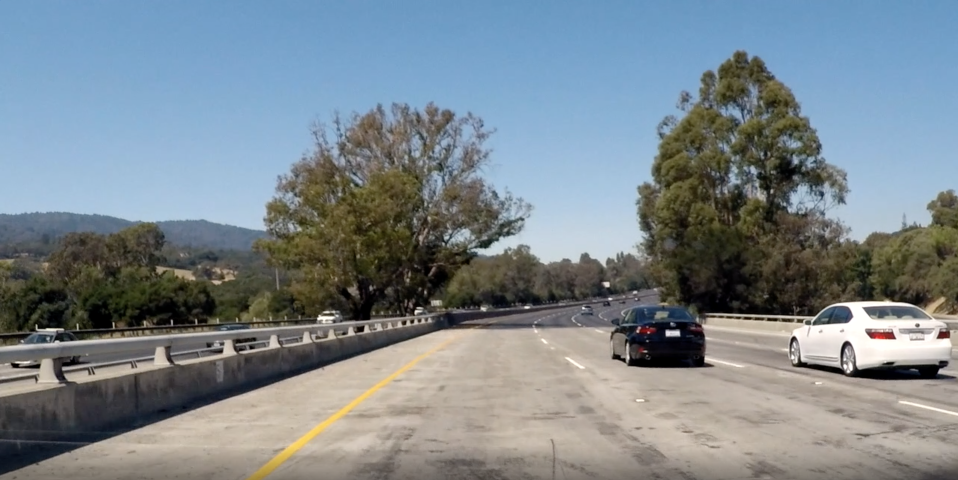
#> input picture test_images/hard.png, 1916 x 960 px (shown at 1/2 size); its folder holds only this picture in this run
$ jupyter execute --allow-errors P1.ipynb   (shell and % lines are left out)
#> lines starting #> are read from the running program, lines starting #| are printed output that depends on the picture; after the words box and inside, x2 and y2 are one past the last pixel; in counts of white or black regions, pixels touching at a corner belong together
# Self-Driving Car Engineer Nanodegree

## Project: **Finding Lane Lines on the Road**
***
In this project, you will use the tools you learned about in the lesson to identify lane lines on the road.  You can develop your pipeline on a series of individual images, and later apply the result to a video stream (really just a series of images). Check out the video clip "raw-lines-example.mp4" (also contained in this repository) to see what the output should look like after using the helper functions below.

Once you have a result that looks roughly like "raw-lines-example.mp4", you'll need to get creative and try to average and/or extrapolate the line segments you've detected to map out the full extent of the lane lines.  You can see an example of the result you're going for in the video "P1_example.mp4".  Ultimately, you would like to draw just one line for the left side of the lane, and one for the right.

In addition to implementing code, there is a brief writeup to complete. The writeup should be completed in a separate file, which can be either a markdown file or a pdf document. There is a [write up template](https://github.com/udacity/CarND-LaneLines-P1/blob/master/writeup_template.md) that can be used to guide the writing process. Completing both the code in the Ipython notebook and the writeup template will cover all of the [rubric points](https://review.udacity.com/#!/rubrics/322/view) for this project.

---
Let's have a look at our first image called 'test_images/solidWhiteRight.jpg'.  Run the 2 cells below (hit Shift-Enter or the "play" button above) to display the image.

**Note: If, at any point, you encounter frozen display windows or other confounding issues, you can always start again with a clean slate by going to the "Kernel" menu above and selecting "Restart & Clear Output".**

---

**The tools you have are color selection, region of interest selection, grayscaling, Gaussian smoothing, Canny Edge Detection and Hough Tranform line detection.  You  are also free to explore and try other techniques that were not presented in the lesson.  Your goal is piece together a pipeline to detect the line segments in the image, then average/extrapolate them and draw them onto the image for display (as below).  Once you have a working pipeline, try it out on the video stream below.**

---

<figure>

 <figcaption>
 <p></p>
 <p style="text-align: center;"> Your output should look something like this (above) after detecting line segments using the helper functions below </p>
 </figcaption>
</figure>
 <p></p>
<figure>

 <figcaption>
 <p></p>
 <p style="text-align: center;"> Your goal is to connect/average/extrapolate line segments to get output like this</p>
 </figcaption>
</figure>

**Run the cell below to import some packages.  If you get an `import error` for a package you've already installed, try changing your kernel (select the Kernel menu above --> Change Kernel).  Still have problems?  Try relaunching Jupyter Notebook from the terminal prompt.  Also, consult the forums for more troubleshooting tips.**

## Import Packages

[cell 1]
#importing some useful packages
import matplotlib.pyplot as plt
import matplotlib.image as mpimg
import numpy as np
import cv2
import math
from enum import Enum

## Read in an Image

#> (a cell that did not finish here is left out)

## Ideas for Lane Detection Pipeline

**Some OpenCV functions (beyond those introduced in the lesson) that might be useful for this project are:**

`cv2.inRange()` for color selection
`cv2.fillPoly()` for regions selection
`cv2.line()` to draw lines on an image given endpoints
`cv2.addWeighted()` to coadd / overlay two images
`cv2.cvtColor()` to grayscale or change color
`cv2.imwrite()` to output images to file
`cv2.bitwise_and()` to apply a mask to an image

**Check out the OpenCV documentation to learn about these and discover even more awesome functionality!**

[cell 3]
import ipywidgets as widgets

from IPython.display import display

slider1 = widgets.IntSlider()


def on_slider1_value_change(change):
    print(slider1.value)

slider1.observe(on_slider1_value_change, 'value')

display(slider1)

[cell 4]
viewport_left_x = 400
viewport_right_x = 550
viewport_y = 320
mid_of_viewport_x = math.floor(((viewport_right_x - viewport_left_x)/2) + viewport_left_x)

class Lanes:
    def __init__(self):
        self.x = 0

    # [49 lines left out: functions draw_left_lane, draw_right_lane, draw_to, not called in this run]


Lanes.last_left_lane = None
Lanes.last_right_lane = None


class LoadAs(Enum):
    Grayscale = 1
    ColorBGR = 2
    ColorRGB = 3
    ColorHSV = 4
    ColorHSL = 5

class CvImage:
    def __init__(self):
        self.load_as = None
        self.image_data = np.array([], dtype=np.int32)

    @staticmethod
    def create_black_image(width, height, channel_count = 3):
        image_data = np.zeros((height, width, channel_count), np.uint8)

        return CvImage.from_cv_image_data(image_data, LoadAs.ColorBGR)

    @staticmethod
    def load_from_file(filepath, load_as = LoadAs.ColorBGR):
#> called with filepath = 'test_images/hard.png'
        instance = CvImage()
        instance.load_as = load_as
        if load_as == LoadAs.Grayscale:
            instance.image_data = cv2.imread(filepath, cv2.IMREAD_GRAYSCALE)
        else:
            instance.image_data = cv2.imread(filepath)
#> instance.image_data is the input picture: shape (960, 1916, 3); mean B, G, R 141, 134.4, 123.6

        return instance

    @staticmethod
    def from_cv_image_data(cv_image_data, load_as = LoadAs.ColorBGR):

#         if cv_image_data.shape[0] == 0:
#             return None

        instance = CvImage()
        instance.load_as = load_as
        instance.image_data = cv_image_data

        return instance

    @staticmethod
    def load_from_image_data(cv_image_data, load_as = LoadAs.ColorBGR):
        return CvImage.from_cv_image_data(cv_image_data, load_as)

    # [16 lines left out: functions _get_intensity_m, darken, brighten, not called in this run]

    def height(self):
#         if self.image_data.shape[0] == 0:
#             return 0
        height, width = self.image_data.shape[:2]

        return height

    def width(self):
#         if self.image_data.shape[0] == 0:
#             return 0
        height, width = self.image_data.shape[:2]

        return width


    def channel_count(self):
#         if self.image_data.shape[0] == 0:
#             return 0
        return self.image_data.shape[2]

    # [6 lines left out: function to_grayscale, not called in this run]


    def mask_and(self, other_image):
        result = cv2.bitwise_and(self.image_data, other_image.image_data)

        return CvImage.load_from_image_data(result)

    def mask_or(self, other_image):
        result = cv2.bitwise_or(self.image_data, other_image.image_data)

        return CvImage.load_from_image_data(result)

    # [14 lines left out: functions mask_xor, mask_not, to_HSV, not called in this run]

    def to_HSL(self):
        hsv = cv2.cvtColor(self.image_data, cv2.COLOR_RGB2HLS)
#> hsv: shape (960, 1916, 3); mean of channels 0, 1, 2 62.1, 132.5, 69

        return CvImage.load_from_image_data(hsv, LoadAs.ColorHSL)

    def to_RGB(self):
        if self.load_as == LoadAs.Grayscale:
            rgb_image = cv2.cvtColor(self.image_data, cv2.COLOR_GRAY2RGB)

            return CvImage.load_from_image_data(rgb_image, LoadAs.ColorRGB)
        else:
            rgb_image = cv2.cvtColor(self.image_data, cv2.COLOR_BGR2RGB)

            return CvImage.load_from_image_data(rgb_image, LoadAs.ColorRGB)

    # [9 lines left out: functions gaussian_blur, threshold, not called in this run]

    def threshold_binary(self, black_threshold, other_color):
        return self.threshold(black_threshold, other_color, cv2.THRESH_BINARY)

    def threshold_binary_inverse(self, black_threshold, other_color):
        return self.threshold(black_threshold, other_color, cv2.THRESH_BINARY_INV)

    def threshold_truncate(self, black_threshold, other_color):
        return self.threshold(black_threshold, other_color, cv2.THRESH_TRUNC)

    def threshold_to_zero(self, black_threshold, other_color):
        return self.threshold(black_threshold, other_color, cv2.THRESH_TOZERO)

    # [44 lines left out: functions canny, houghlines, not called in this run]


    def filter_inrange(self, lower_value, upper_value):
        filtered = cv2.inRange(self.image_data, lower_value, upper_value)
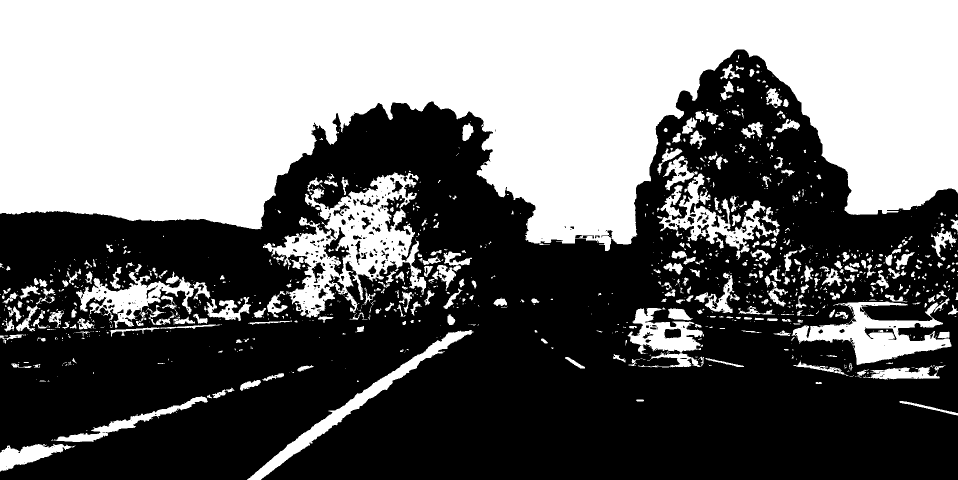
#> filtered: shape (960, 1916) (shown at 1/2 size); 44.3% white; 1137 white regions (768 under 20 px), largest, box (x1, y1, x2, y2) and area: (0, 0, 1916, 502) 658613, (526, 345, 853, 635) 34489, (1583, 595, 1903, 730) 15741
#> in filter_inrange (call 2), `filtered = cv2.inRange(self.image_data, lower_value, upper_value)`:
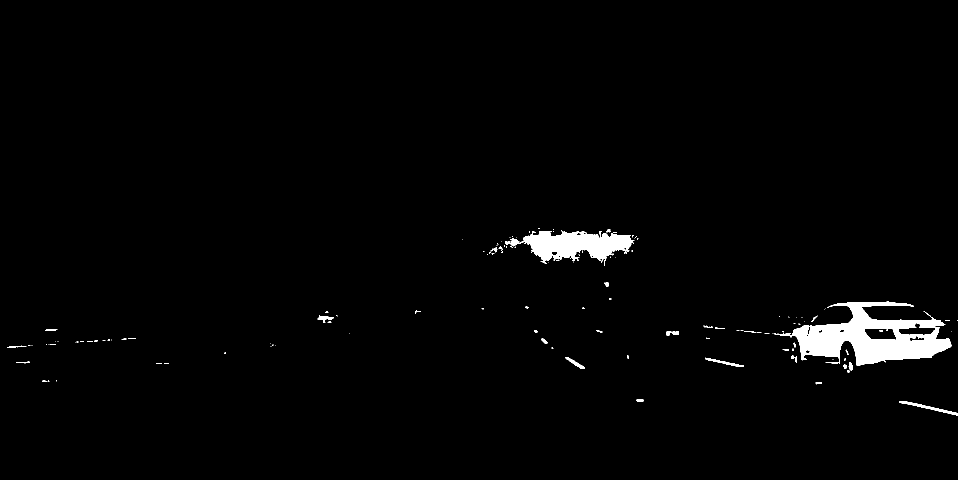
#> filtered: shape (960, 1916) (shown at 1/2 size); 1.8% white; 133 white regions (97 under 20 px), largest, box (x1, y1, x2, y2) and area: (1547, 603, 1903, 732) 20213, (1010, 460, 1269, 528) 8911, (1798, 802, 1916, 831) 593
#> in filter_inrange (call 3), `filtered = cv2.inRange(self.image_data, lower_value, upper_value)`:
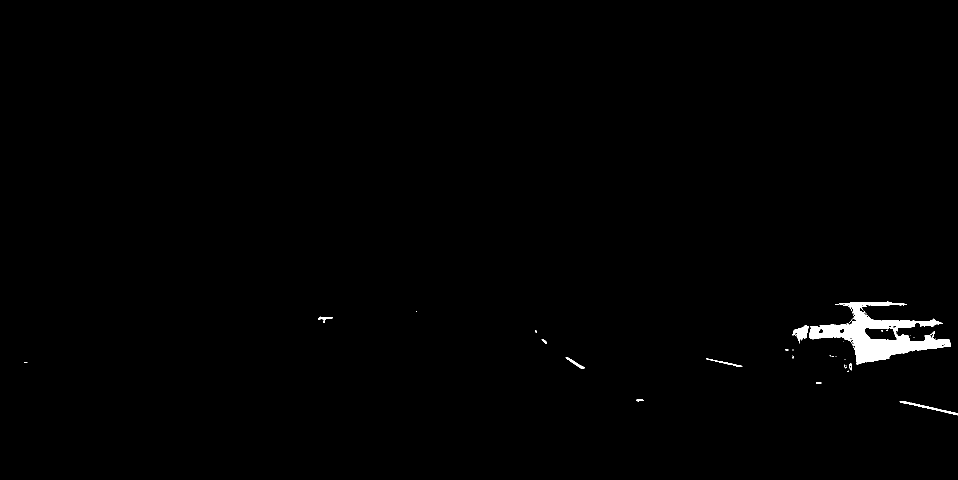
#> filtered: shape (960, 1916) (shown at 1/2 size); 0.78% white; 38 white regions (28 under 20 px), largest, box (x1, y1, x2, y2) and area: (1618, 603, 1902, 729) 12596, (1585, 651, 1618, 687) 570, (1799, 803, 1916, 831) 440
#> call 4 of filter_inrange, with lower_value = (0, 0, 100), upper_value = (255, 255, 255)
#> in filter_inrange (call 4), `filtered = cv2.inRange(self.image_data, lower_value, upper_value)`:
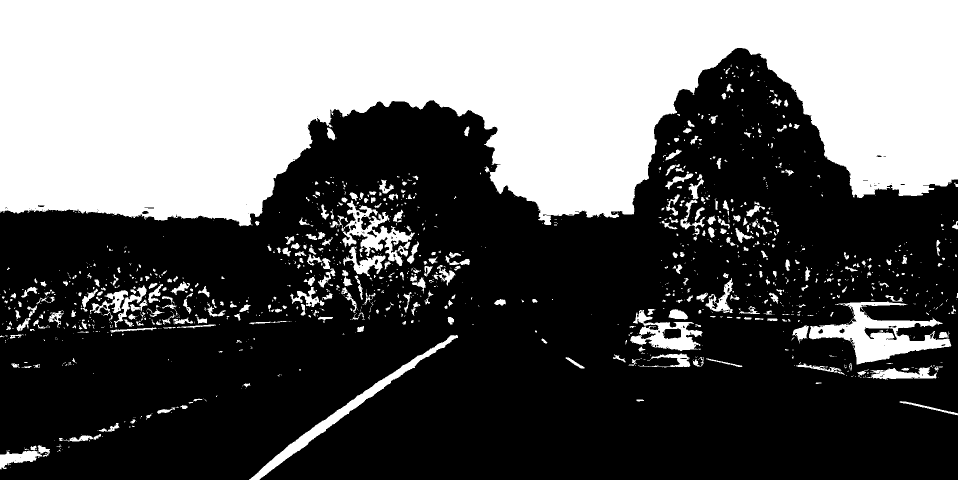
#> filtered: shape (960, 1916) (shown at 1/2 size); 38.7% white; 1287 white regions (907 under 20 px), largest, box (x1, y1, x2, y2) and area: (0, 0, 1916, 453) 627677, (1618, 603, 1903, 729) 13302, (498, 670, 916, 960) 7633
#> in width, `height, width = self.image_data.shape[:2]`: height = 960; width = 1916
#> in height, `height, width = self.image_data.shape[:2]`: height = 960; width = 1916

        return CvImage.load_from_image_data(filtered)

class Lane:
    # [12 lines left out: functions slope, contains_lines, not called in this run]


class FullLeftLanePolygon(Lane):

    # [29 lines left out: functions create_from_left_line, normalize_left_lane_right_most_point, normalize_left_lane_left_most_point, not called in this run]

class FullRightLanePolygon(Lane):

    # [29 lines left out: functions create_from_right_line, normalize_right_lane_right_most_point, normalize_right_lane_left_most_point, not called in this run]


class Viewport:

    # [11 lines left out: function y, not called in this run]

    @staticmethod
    def whole_area_polygon(image):
        height, width = image.shape[:2]
        mid_of_viewport_x = math.floor(width / 2)
        viewport_y = math.floor(height / 2) #+ 50 + 90

        if height != 720:
            viewport_y += 50
        else:
            viewport_y += 100

        viewport_right_x = mid_of_viewport_x + 30
        viewport_left_x = mid_of_viewport_x - 30
        return Polygon.create_from_array(np.array([(viewport_left_x, viewport_y), (0, height), (width, height), (viewport_right_x, viewport_y)]))


    # [27 lines left out: functions right_area_polygon, left_area_polygon, not called in this run]

    @staticmethod
    def get_mask_image(target_image):
        viewport_image = CvImage.create_black_image(target_image.width(), target_image.height(), target_image.channel_count())

        vertices = Viewport.whole_area_polygon(target_image.image_data)
        PolygonPlotter.draw_to(viewport_image, vertices.arr)

        return viewport_image


class Polygon:
    @staticmethod
    def create_from_array(arr):
        poly = Polygon(arr)

        return poly

    def __init__(self, arr):
        self.arr = arr

    # [4 lines left out: function is_point_inside, not called in this run]


class Line:
    # [12 lines left out: functions __init__, create_from_array, not called in this run]


    def abs_dx(self):
        return abs(self.dx())

    def abs_dy(self):
        return abs(self.dy())

    def dx(self):
        return self.x1 - self.x2

    def dy(self):
        return self.y1 - self.y2

    def slope(self):
        return self.dy() / self.dx()

    def is_inside(self, polygon):
        return (polygon.is_point_inside((self.x1, self.y1)) and polygon.is_point_inside((self.x2, self.y2)))


class LinePlotter:
    @staticmethod
    def draw_to(target_image, point1, point2, thickness = 4, bgr_color = (100, 255, 0)):
        cv2.line(target_image.image_data, point1, point2, bgr_color, thickness)

class CirclePlotter:
    @staticmethod
    def draw_to(target_image, center_point, radius, bgr_color = (100, 255, 0), solid_color = -1):
        cv2.circle(target_image.image_data, center_point, radius, bgr_color, solid_color)

class RectanglePlotter:
    @staticmethod
    def draw_to(target_image, left_point, right_point, bgr_color, solid_color = -2):
        cv2.rectangle(target_image.image_data, left_point, right_point, bgr_color, solid_color)

class PolygonPlotter:
    @staticmethod
    def draw_to(target_image, vertices, color_value = (255, 255, 255)):
#> called with vertices = array of shape (4, 2), color_value = (255, 255, 255)
        adapted_vertices = np.array([vertices], dtype=np.int32)
        cv2.fillPoly(target_image.image_data, adapted_vertices, color_value)
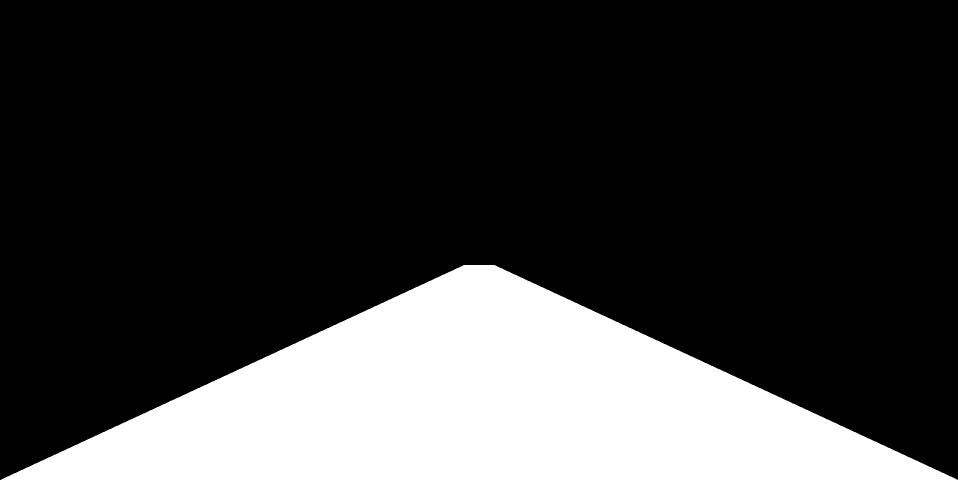
#> target_image.image_data: shape (960, 1916, 3) (shown at 1/2 size); 23.1% white; 1 white region, box (x1, y1, x2, y2) and area: (2, 530, 1915, 960) 424907


class ImageViewer:
    @staticmethod
    def display_image(cv_image):
        result = plt.imshow(cv_image.to_RGB().image_data)

        plt.colorbar()
        plt.tight_layout()
        plt.show()

        return result

import os

print(os.listdir("test_images/"))


cvimage = CvImage.load_from_file('test_images/hard.png')

# yellow_mask = cvimage.to_HSL().filter_inrange(np.array([50, 158, 79]),np.array([105, 254, 255]))
yellow_mask = cvimage.to_HSL().filter_inrange(np.array([0, 0, 75]),np.array([255, 255, 255]))
white_mask = cvimage.to_HSL().filter_inrange(np.array([0, 211, 0]),np.array([255, 255, 255]))
mask1 = cvimage.to_HSL().filter_inrange(np.array([0, 229, 103]),np.array([255, 255, 255]))
mask2 = cvimage.to_HSL().filter_inrange((0, 0, 100),(255,255,255))


dark_image = mask1.mask_or(mask2).to_RGB().mask_and(Viewport.get_mask_image(cvimage))
#> in mask_and, `result = cv2.bitwise_and(self.image_data, other_image.image_data)`:
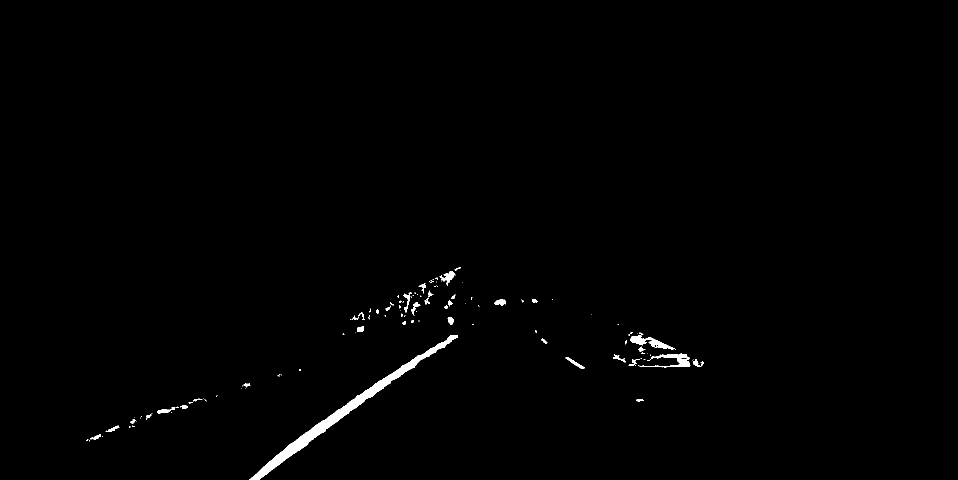
#> result: shape (960, 1916, 3) (shown at 1/2 size); 0.71% white; 131 white regions (92 under 20 px), largest, box (x1, y1, x2, y2) and area: (498, 670, 916, 960) 7633, (1279, 707, 1381, 735) 946, (1260, 665, 1352, 699) 917

# dark_image = dark_image.threshold_binary(20, 100)

masked_image = CvImage.load_from_image_data(np.copy(cvimage.image_data))
masked_image.image_data[mask1.image_data != 0] = [0,0,0]

# ImageViewer.display_image(cvimage.to_HSL())
# ImageViewer.display_image(masked_image)
ImageViewer.display_image(mask1.mask_or(yellow_mask))
#> (the call stopped at in display_image, `result = plt.imshow(cv_image.to_RGB().image_data)`: IPython is not available in this run)
ImageViewer.display_image(white_mask.mask_or(yellow_mask))
#> in mask_or (call 3), `result = cv2.bitwise_or(self.image_data, other_image.image_data)`:
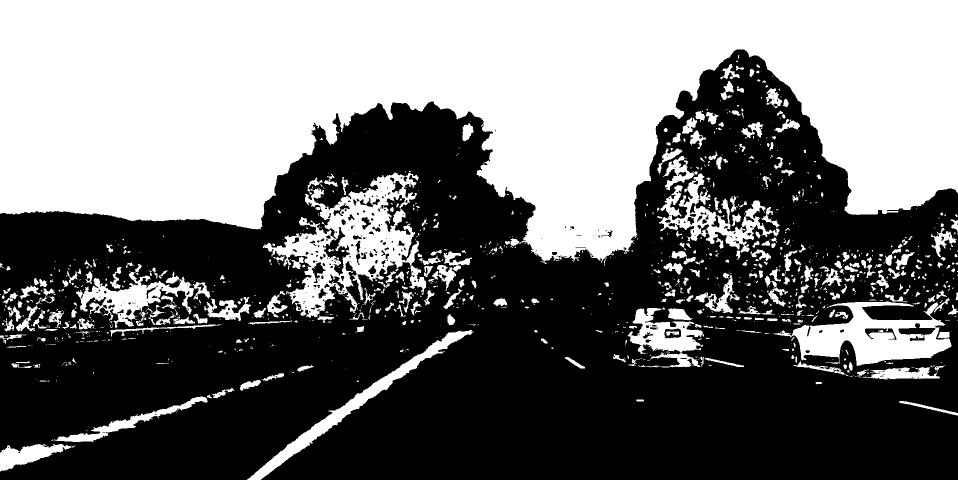
#> result: shape (960, 1916) (shown at 1/2 size); 45% white; 1201 white regions (819 under 20 px), largest, box (x1, y1, x2, y2) and area: (0, 0, 1916, 528) 664279, (526, 345, 853, 635) 34489, (1547, 595, 1903, 732) 21383
#> (the call stopped at in display_image, `result = plt.imshow(cv_image.to_RGB().image_data)`: IPython is not available in this run)
# ImageViewer.display_image(dark_image.canny().houghlines(cvimage))
# ImageViewer.display_image(cvimage)


slider_low_H = widgets.IntSlider(max =255)
slider_low_S = widgets.IntSlider(max =255)
slider_low_V = widgets.IntSlider(max =255)

slider_high_H = widgets.IntSlider(max =255)
slider_high_S = widgets.IntSlider(max =255)
slider_high_V = widgets.IntSlider(max =255)

slider_low_H.value = 0
slider_low_S.value = 0
slider_low_V.value = 75
slider_high_H.value = slider_high_S.value = slider_high_V.value = 255

mask1 = cvimage.to_HSL().filter_inrange(np.array([slider_low_H.value, slider_low_S.value, slider_low_V.value]),np.array([slider_high_H.value, slider_high_S.value, slider_high_V.value]))
imgbox = widgets.Image(format='jpg', height=300, width=400)
imgbox.value = cv2.imencode('.jpg', mask1.image_data)[1].tobytes()
display(imgbox)


def redisplay_mask():
    mask1 = cvimage.to_HSL().filter_inrange(np.array([slider_low_H.value, slider_low_S.value, slider_low_V.value]),np.array([slider_high_H.value, slider_high_S.value, slider_high_V.value]))
    imgbox.value = cv2.imencode('.jpg', mask1.image_data)[1].tobytes()


def on_slider_value_change(change):
    redisplay_mask()

slider_low_H.observe(on_slider_value_change, 'value')
slider_low_S.observe(on_slider_value_change, 'value')
slider_low_V.observe(on_slider_value_change, 'value')

slider_high_H.observe(on_slider_value_change, 'value')
slider_high_S.observe(on_slider_value_change, 'value')
slider_high_V.observe(on_slider_value_change, 'value')

display(slider_low_H, slider_low_S, slider_low_V, slider_high_H, slider_high_S, slider_high_V)

## Helper Functions

Below are some helper functions to help get you started. They should look familiar from the lesson!

## Test Images

Build your pipeline to work on the images in the directory "test_images"
**You should make sure your pipeline works well on these images before you try the videos.**

[cell 5]
import os
print(os.listdir("test_images/"))

cvimage = CvImage.load_from_file('test_images/whiteCarLaneSwitch.jpg')
